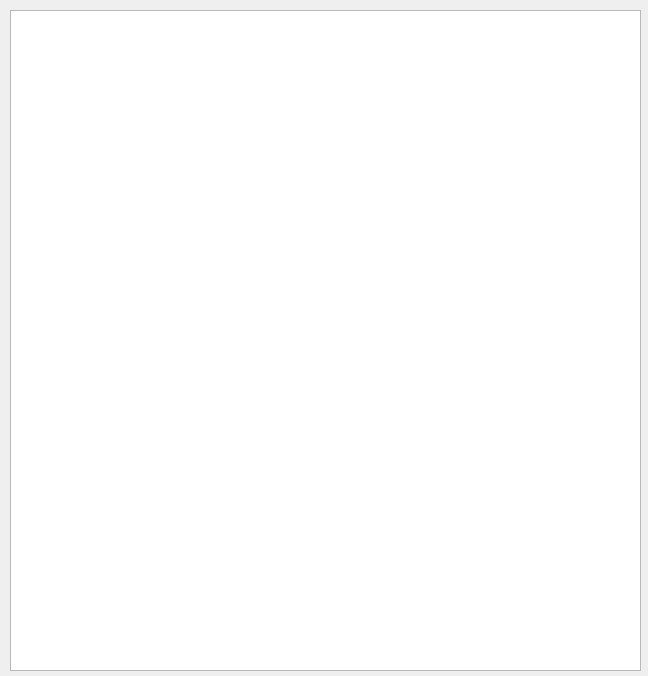
<?xml version="1.0" encoding="UTF-8"?>
<ui version="4.0">
 <class>dlg_errors</class>
 <widget class="QDialog" name="dlg_errors">
  <property name="geometry">
   <rect>
    <x>0</x>
    <y>0</y>
    <width>648</width>
    <height>676</height>
   </rect>
  </property>
  <property name="windowTitle">
   <string>Dialog</string>
  </property>
  <widget class="QPlainTextEdit" name="ted_errors">
   <property name="geometry">
    <rect>
     <x>10</x>
     <y>10</y>
     <width>631</width>
     <height>661</height>
    </rect>
   </property>
   <property name="font">
    <font>
     <pointsize>9</pointsize>
    </font>
   </property>
  </widget>
 </widget>
 <resources/>
 <connections/>
</ui>
